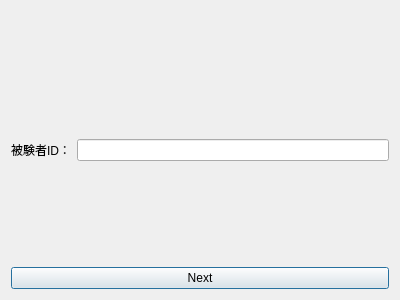
<?xml version="1.0" encoding="UTF-8"?>
<ui version="4.0">
 <class>LoginDialog</class>
 <widget class="QDialog" name="LoginDialog">
  <property name="geometry">
   <rect>
    <x>0</x>
    <y>0</y>
    <width>400</width>
    <height>300</height>
   </rect>
  </property>
  <property name="windowTitle">
   <string>Dialog</string>
  </property>
  <layout class="QVBoxLayout" name="verticalLayout">
   <item>
    <widget class="QLabel" name="label_2">
     <property name="text">
      <string/>
     </property>
     <property name="scaledContents">
      <bool>true</bool>
     </property>
    </widget>
   </item>
   <item>
    <layout class="QFormLayout" name="formLayout">
     <item row="0" column="0">
      <widget class="QLabel" name="label">
       <property name="text">
        <string>被験者ID：</string>
       </property>
      </widget>
     </item>
     <item row="0" column="1">
      <widget class="QLineEdit" name="lineEdit_userID"/>
     </item>
    </layout>
   </item>
   <item>
    <widget class="QPushButton" name="pushButton">
     <property name="text">
      <string>Next</string>
     </property>
    </widget>
   </item>
  </layout>
 </widget>
 <resources/>
 <connections/>
</ui>
